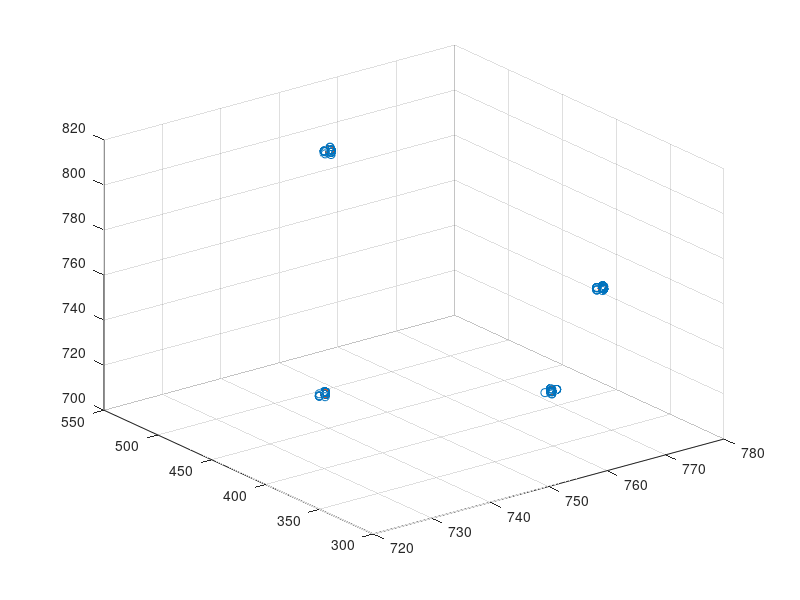

The MATLAB script that drew this image:
%% Clustering on sensor data
% Read in data
clear all
close all

FID = fopen('analyzeColorSense.txt');
DATA = textscan(FID, '%s\t%d\t%d\t%d');
fclose(FID);

DATA = double([DATA{1,2}, DATA{1,3}, DATA{1,4}]); % ignore label

opts = statset('Display','final');
[idx,ctrs] = kmeans(DATA,4, 'replicates',5,'Options',opts);

% plot   
X = DATA(:,1);
Y = DATA(:,2);
Z = DATA(:,3);
scatter3(X,Y,Z,'r.');
hold on
X = ctrs(:,1);
Y = ctrs(:,2);
Z = ctrs(:,3);
scatter3(X,Y,Z,'kx');

disp(ctrs);